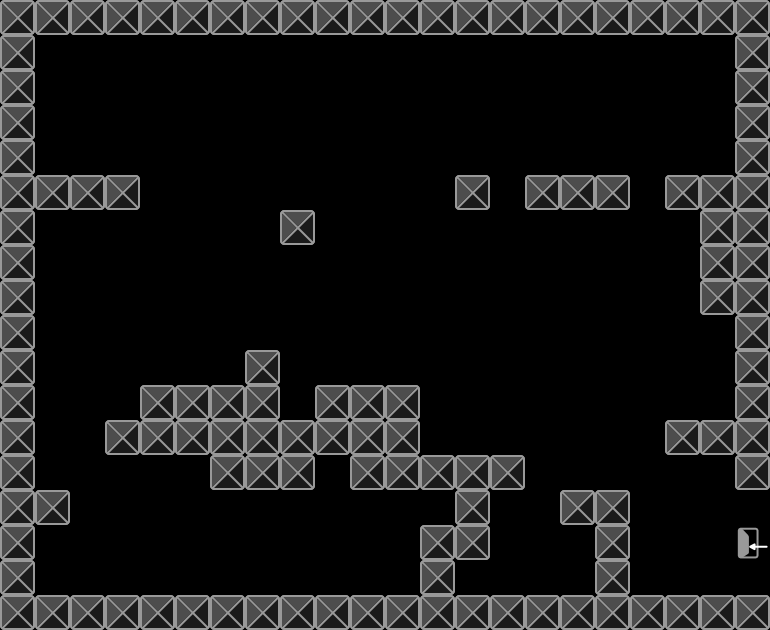

This game map was drawn from its Tiled (.tmx) file and the tilesets committed beside it. A one-line description and the trimmed map source follow:
An orthogonal 22x18 tile map with 35x35 px tiles, 2 tile layers (platforms, exit).

<map version="1.0" orientation="orthogonal" renderorder="right-down" width="22" height="18" tilewidth="35" tileheight="35">
 <tileset firstgid="1" name="tile" tilewidth="35" tileheight="35">
  <image source="tile.png" width="70" height="35" />
 </tileset>
 <layer name="platforms" width="22" height="18">
  <data>[396 cells, 122 non-empty, 1 distinct tile ids]</data>
 </layer>
 <layer name="exit" width="22" height="18">
  <data>[396 cells, 1 non-empty, 1 distinct tile ids]</data>
 </layer>
</map>
